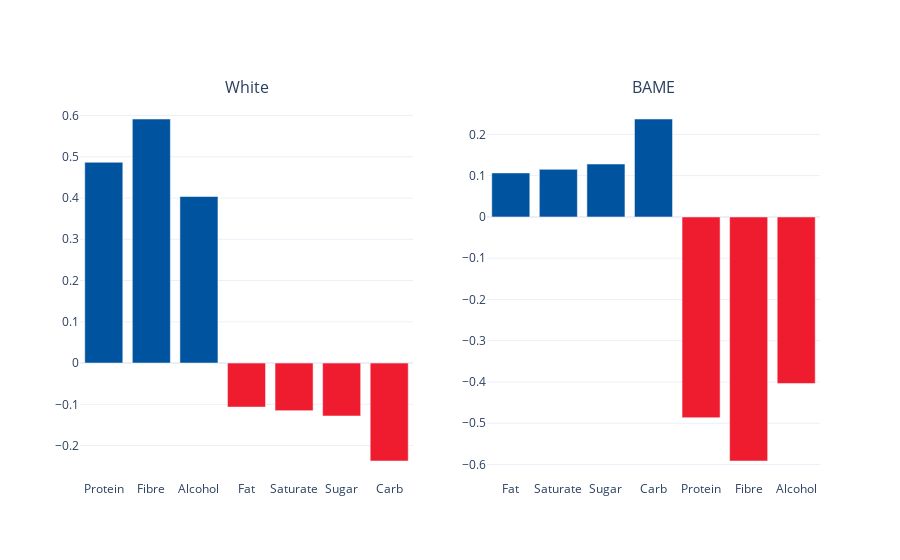

Notebook source saved alongside this figure:
### Code cell
bar_plot_factory(dataframe = msoa_combined_year,
                 category_socio_economics = ['perc_ethnicity_white_2011','perc_ethnicity_bame_2011'],
                 category_nutrion = nutrients,
                 html_name = "Correlation_Nutirents_WhiteAndBAME_Ethnicitites",
                 output_html = True,
                 auto_commit = True).show()

### Figure 1 — Plotly figure (JSON) as saved in the notebook; plotly's stock layout.template omitted (floating-point values rounded to 4 significant figures)
{"data": [{"marker": {"color": "#00539F"}, "name": "positives", "type": "bar", "x": ["Protein", "Fibre", "Alcohol"], "xaxis": "x", "y": [0.4866, 0.5915, 0.4036], "yaxis": "y"}, {"marker": {"color": "#EE1C2E"}, "name": "negatives", "type": "bar", "x": ["Fat", "Saturate", "Sugar", "Carb"], "xaxis": "x", "y": [-0.1067, -0.1153, -0.1282, -0.2374], "yaxis": "y"}, {"marker": {"color": "#00539F"}, "name": "positives", "type": "bar", "x": ["Fat", "Saturate", "Sugar", "Carb"], "xaxis": "x2", "y": [0.1067, 0.1153, 0.1282, 0.2374], "yaxis": "y2"}, {"marker": {"color": "#EE1C2E"}, "name": "negatives", "type": "bar", "x": ["Protein", "Fibre", "Alcohol"], "xaxis": "x2", "y": [-0.4866, -0.5915, -0.4036], "yaxis": "y2"}], "layout": {"annotations": [{"font": {"size": 16}, "showarrow": false, "text": "White", "x": 0.225, "xanchor": "center", "xref": "paper", "y": 1, "yanchor": "bottom", "yref": "paper"}, {"font": {"size": 16}, "showarrow": false, "text": "BAME", "x": 0.775, "xanchor": "center", "xref": "paper", "y": 1, "yanchor": "bottom", "yref": "paper"}], "autosize": true, "showlegend": false, "xaxis": {"anchor": "y", "autorange": true, "domain": [0, 0.45], "range": [-0.5, 6.5], "type": "category"}, "xaxis2": {"anchor": "y2", "autorange": true, "domain": [0.55, 1], "range": [-0.5, 6.5], "type": "category"}, "yaxis": {"anchor": "x", "autorange": true, "domain": [0, 1], "range": [-0.2834, 0.6376], "type": "linear"}, "yaxis2": {"anchor": "x2", "autorange": true, "domain": [0, 1], "range": [-0.6376, 0.2834], "type": "linear"}}}
